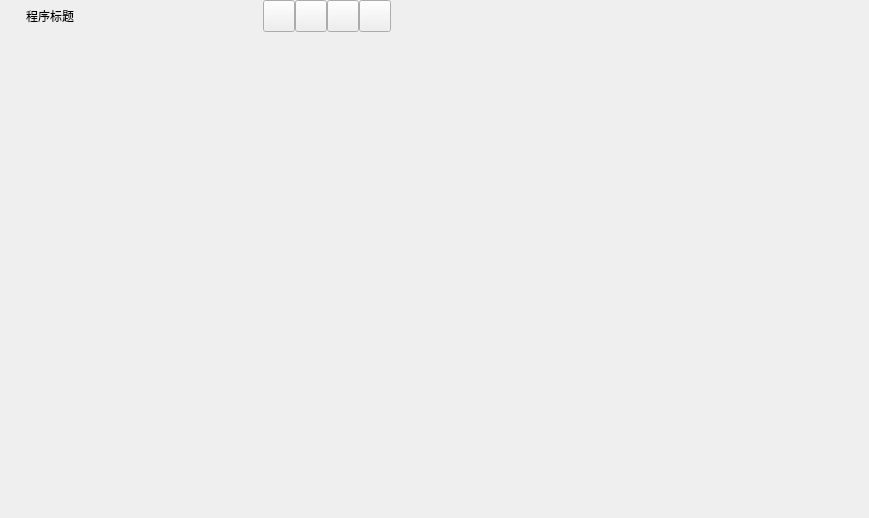
<?xml version="1.0" encoding="UTF-8"?>
<ui version="4.0">
 <class>FrameLessWindow</class>
 <widget class="QWidget" name="FrameLessWindow">
  <property name="geometry">
   <rect>
    <x>0</x>
    <y>0</y>
    <width>869</width>
    <height>518</height>
   </rect>
  </property>
  <property name="windowTitle">
   <string>Form</string>
  </property>
  <widget class="QWidget" name="titleBar" native="true">
   <property name="geometry">
    <rect>
     <x>0</x>
     <y>0</y>
     <width>391</width>
     <height>32</height>
    </rect>
   </property>
   <property name="minimumSize">
    <size>
     <width>0</width>
     <height>32</height>
    </size>
   </property>
   <property name="maximumSize">
    <size>
     <width>16777215</width>
     <height>32</height>
    </size>
   </property>
   <property name="styleSheet">
    <string notr="true"/>
   </property>
   <layout class="QHBoxLayout" name="horizontalLayout">
    <property name="spacing">
     <number>0</number>
    </property>
    <property name="leftMargin">
     <number>0</number>
    </property>
    <property name="topMargin">
     <number>0</number>
    </property>
    <property name="rightMargin">
     <number>0</number>
    </property>
    <property name="bottomMargin">
     <number>0</number>
    </property>
    <item>
     <spacer name="horizontalSpacer_2">
      <property name="orientation">
       <enum>Qt::Horizontal</enum>
      </property>
      <property name="sizeType">
       <enum>QSizePolicy::Fixed</enum>
      </property>
      <property name="sizeHint" stdset="0">
       <size>
        <width>5</width>
        <height>20</height>
       </size>
      </property>
     </spacer>
    </item>
    <item>
     <widget class="QLabel" name="icon">
      <property name="minimumSize">
       <size>
        <width>18</width>
        <height>18</height>
       </size>
      </property>
      <property name="maximumSize">
       <size>
        <width>18</width>
        <height>18</height>
       </size>
      </property>
      <property name="text">
       <string/>
      </property>
     </widget>
    </item>
    <item>
     <spacer name="horizontalSpacer_3">
      <property name="orientation">
       <enum>Qt::Horizontal</enum>
      </property>
      <property name="sizeType">
       <enum>QSizePolicy::Fixed</enum>
      </property>
      <property name="sizeHint" stdset="0">
       <size>
        <width>3</width>
        <height>20</height>
       </size>
      </property>
     </spacer>
    </item>
    <item>
     <widget class="QLabel" name="title">
      <property name="text">
       <string>程序标题</string>
      </property>
     </widget>
    </item>
    <item>
     <spacer name="horizontalSpacer">
      <property name="orientation">
       <enum>Qt::Horizontal</enum>
      </property>
      <property name="sizeHint" stdset="0">
       <size>
        <width>40</width>
        <height>20</height>
       </size>
      </property>
     </spacer>
    </item>
    <item>
     <widget class="QPushButton" name="minimize">
      <property name="minimumSize">
       <size>
        <width>32</width>
        <height>32</height>
       </size>
      </property>
      <property name="maximumSize">
       <size>
        <width>32</width>
        <height>32</height>
       </size>
      </property>
      <property name="text">
       <string/>
      </property>
      <property name="icon">
       <iconset>
        <normaloff>:/titlebar/image/Minimize_black.png</normaloff>:/titlebar/image/Minimize_black.png</iconset>
      </property>
      <property name="iconSize">
       <size>
        <width>10</width>
        <height>10</height>
       </size>
      </property>
     </widget>
    </item>
    <item>
     <widget class="QPushButton" name="restore">
      <property name="minimumSize">
       <size>
        <width>32</width>
        <height>32</height>
       </size>
      </property>
      <property name="maximumSize">
       <size>
        <width>32</width>
        <height>32</height>
       </size>
      </property>
      <property name="text">
       <string/>
      </property>
      <property name="icon">
       <iconset>
        <normaloff>:/titlebar/image/Restore_black.png</normaloff>:/titlebar/image/Restore_black.png</iconset>
      </property>
      <property name="iconSize">
       <size>
        <width>10</width>
        <height>10</height>
       </size>
      </property>
     </widget>
    </item>
    <item>
     <widget class="QPushButton" name="maximize">
      <property name="minimumSize">
       <size>
        <width>32</width>
        <height>32</height>
       </size>
      </property>
      <property name="maximumSize">
       <size>
        <width>32</width>
        <height>32</height>
       </size>
      </property>
      <property name="text">
       <string/>
      </property>
      <property name="icon">
       <iconset>
        <normaloff>:/titlebar/image/Maximize_black.png</normaloff>:/titlebar/image/Maximize_black.png</iconset>
      </property>
      <property name="iconSize">
       <size>
        <width>10</width>
        <height>10</height>
       </size>
      </property>
     </widget>
    </item>
    <item>
     <widget class="QPushButton" name="closeButton">
      <property name="minimumSize">
       <size>
        <width>32</width>
        <height>32</height>
       </size>
      </property>
      <property name="maximumSize">
       <size>
        <width>32</width>
        <height>32</height>
       </size>
      </property>
      <property name="text">
       <string/>
      </property>
      <property name="icon">
       <iconset>
        <normaloff>:/titlebar/image/Close_black.png</normaloff>:/titlebar/image/Close_black.png</iconset>
      </property>
      <property name="iconSize">
       <size>
        <width>10</width>
        <height>10</height>
       </size>
      </property>
     </widget>
    </item>
   </layout>
  </widget>
 </widget>
 <resources/>
 <connections/>
</ui>
